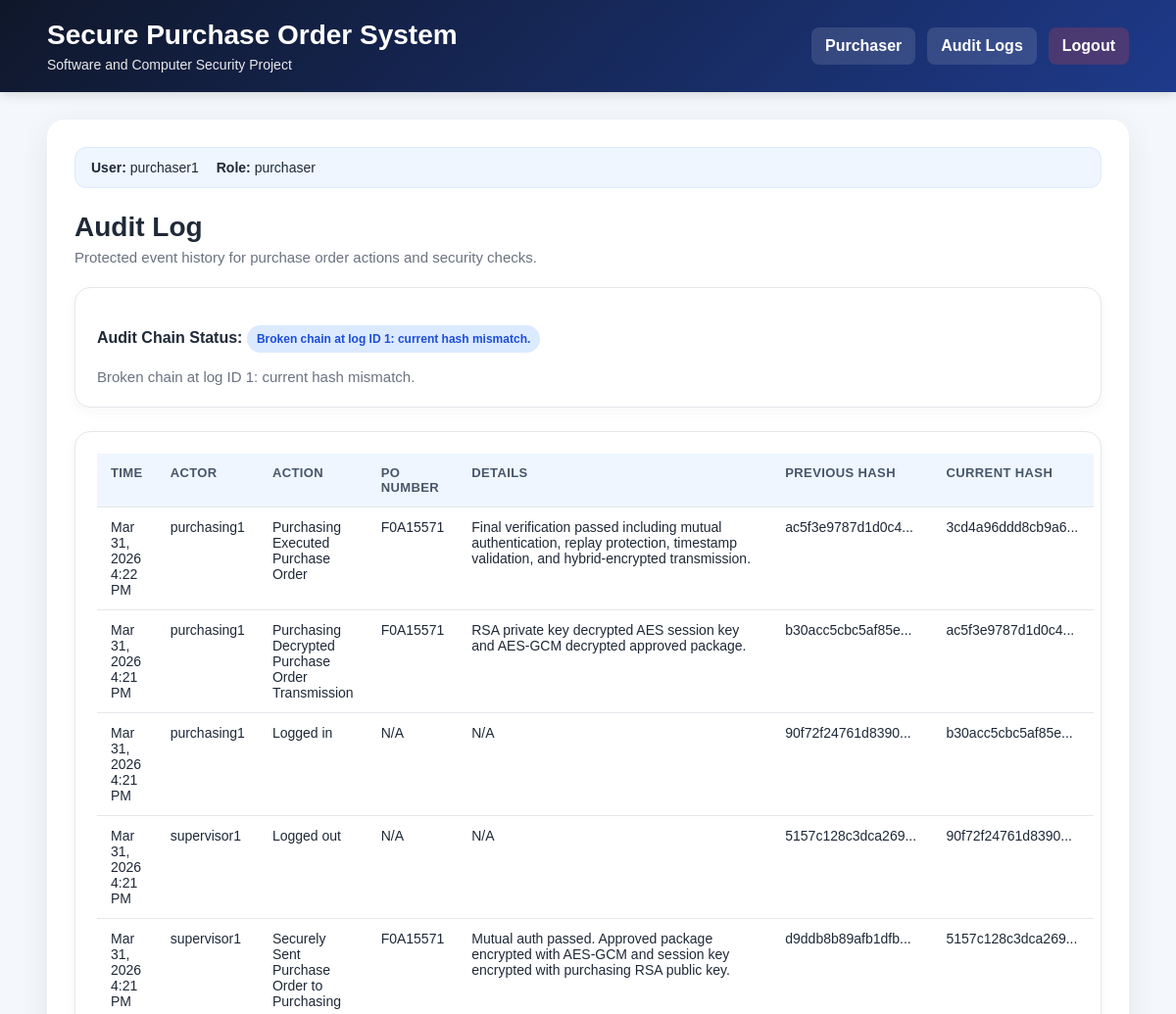
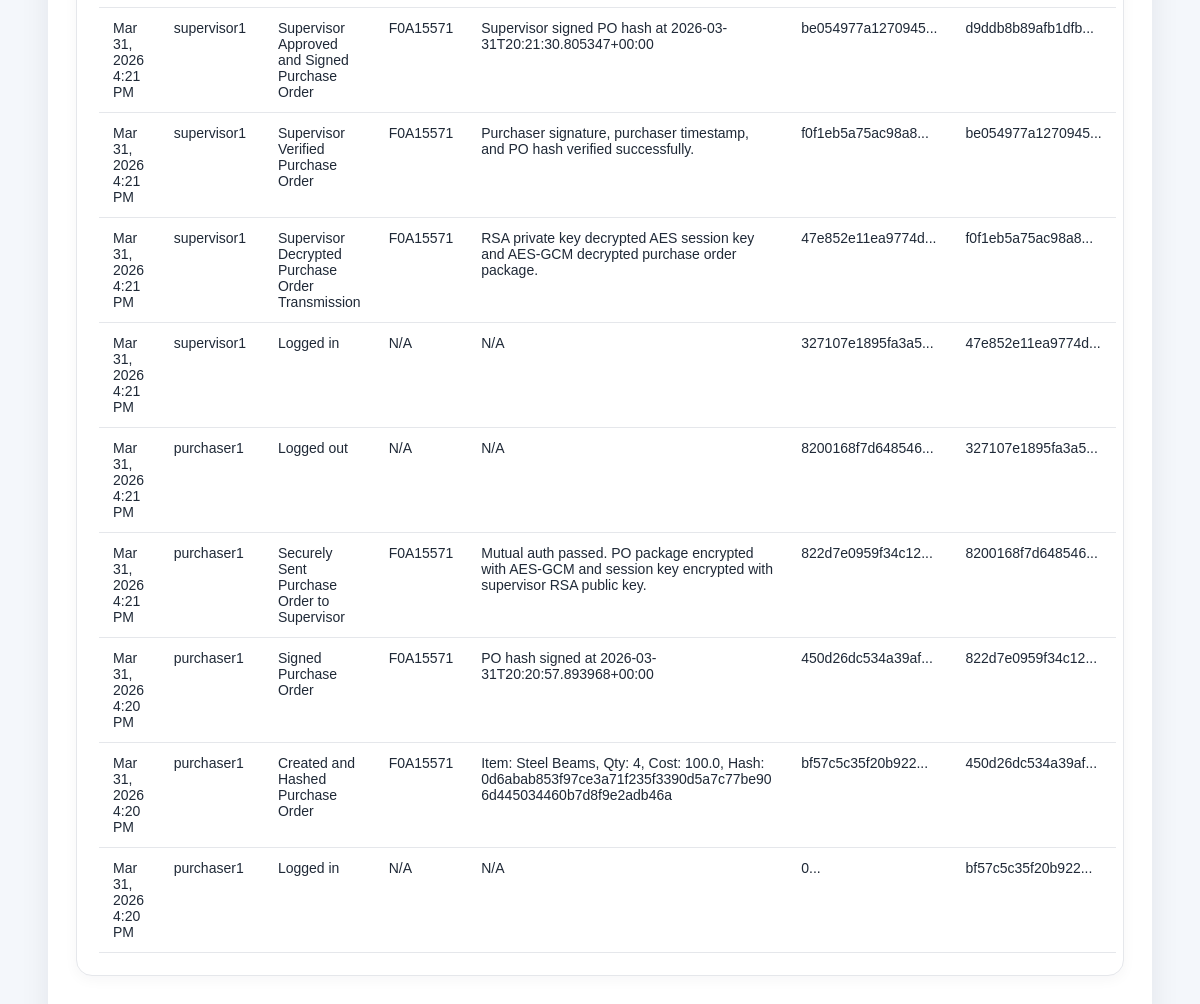
The app's page /audit (signed in) with its own data (2 pictures, top to bottom).
### models.py (models this page shows)
class AuditLog(db.Model):
    __tablename__ = "audit_logs"
    id = db.Column(db.Integer, primary_key=True)
    po_number = db.Column(db.String(100), nullable=True)
    actor = db.Column(db.String(80), nullable=False)
    action = db.Column(db.String(255), nullable=False)
    timestamp = db.Column(db.DateTime, default=datetime.utcnow)
    details = db.Column(db.Text, nullable=True)
    previous_hash = db.Column(db.String(64), nullable=True)
    current_hash = db.Column(db.String(64), nullable=True)

### app.py (the view)
@app.route("/audit")
@login_required()
def audit_logs():
    logs = AuditLog.query.order_by(AuditLog.timestamp.desc()).all()
    chain_valid, chain_message = verify_audit_chain()
    return render_template("audit.html", logs=logs, chain_valid=chain_valid, chain_message=chain_message)

### app.py (called while the page is built)
def verify_audit_chain():
    logs = AuditLog.query.order_by(AuditLog.id.asc()).all()
    previous_hash = "0"
    for log in logs:
        log_string = f"{log.actor}|{log.action}|{log.po_number}|{log.details}|{log.timestamp.isoformat()}|{previous_hash}"
        recomputed = hashlib.sha256(log_string.encode("utf-8")).hexdigest()
        if log.previous_hash != previous_hash:
            return False, f"Broken chain at log ID {log.id}: previous hash mismatch."
        if log.current_hash != recomputed:
            return False, f"Broken chain at log ID {log.id}: current hash mismatch."
        previous_hash = log.current_hash
    return True, "Audit chain verified successfully."

def login_required(role=None):
    def decorator(f):
        @wraps(f)
        def wrapped(*args, **kwargs):
            if "username" not in session:
                flash("Please log in first.")
                return redirect(url_for("login"))
            if role and session.get("role") != role:
                flash("Access denied.")
                return redirect(url_for("login"))
            return f(*args, **kwargs)
        return wrapped
    return decorator

def format_local_timestamp(value):
    if not value:
        return "N/A"
    dt = value
    if isinstance(value, str):
        try:
            dt = datetime.fromisoformat(value)
        except ValueError:
            return value
    if dt.tzinfo is None:
        dt = dt.replace(tzinfo=UTC)
    local_dt = dt.astimezone(LOCAL_TZ)
    month = local_dt.strftime("%b")
    day = local_dt.day
    year = local_dt.year
    hour = local_dt.strftime("%I").lstrip("0") or "0"
    minute = local_dt.strftime("%M")
    ampm = local_dt.strftime("%p")
    return f"{month} {day}, {year} {hour}:{minute} {ampm}"

### templates/audit.html
{% extends "base.html" %}
{% block content %}
<div class="page-header">
    <div>
        <h2>Audit Log</h2>
        <p class="subtitle">Protected event history for purchase order actions and security checks.</p>
    </div>
</div>
<div class="panel">
    <p>
        <strong>Audit Chain Status:</strong>
        {% if chain_valid %}
            <span class="status-badge">Valid</span>
        {% else %}
            <span class="status-badge">{{ chain_message }}</span>
        {% endif %}
    </p>
    <p class="subtitle">{{ chain_message }}</p>
</div>
<div class="panel">
    <table class="styled-table">
        <thead>
            <tr>
                <th>Time</th>
                <th>Actor</th>
                <th>Action</th>
                <th>PO Number</th>
                <th>Details</th>
                <th>Previous Hash</th>
                <th>Current Hash</th>
            </tr>
        </thead>
        <tbody>
            {% for log in logs %}
            <tr>
                <td>{{ log.timestamp | localdt }}</td>
                <td>{{ log.actor }}</td>
                <td>{{ log.action }}</td>
                <td>{{ log.po_number if log.po_number else "N/A" }}</td>
                <td class="details-cell">{{ log.details if log.details else "N/A" }}</td>
                <td class="details-cell">{{ log.previous_hash[:16] ~ "..." if log.previous_hash else "N/A" }}</td>
                <td class="details-cell">{{ log.current_hash[:16] ~ "..." if log.current_hash else "N/A" }}</td>
            </tr>
            {% endfor %}
        </tbody>
    </table>
</div>
{% endblock %}

### templates/base.html (shortened to what this page needs)
<!DOCTYPE html>
<html lang="en">
<head>
    <link rel="stylesheet" href="{{ url_for('static', filename='style.css') }}">
</head>
<body>
    <header class="topbar">
        <div class="topbar-inner">
            <div class="brand">
                <h1>Secure Purchase Order System</h1>
                <p>Software and Computer Security Project</p>
            </div>
            {% if session.username %}
            <nav class="nav-links">
                {% if session.role == "purchaser" %}
                    <a href="{{ url_for('purchaser_dashboard') }}">Purchaser</a>
                {% elif session.role == "supervisor" %}
                    <a href="{{ url_for('supervisor_dashboard') }}">Supervisor</a>
                {% elif session.role == "purchasing" %}
                    <a href="{{ url_for('purchasing_dashboard') }}">Purchasing</a>
                {% endif %}
                <a href="{{ url_for('audit_logs') }}">Audit Logs</a>
                <a href="{{ url_for('logout') }}" class="logout-link">Logout</a>
            </nav>
            {% endif %}
        </div>
    </header>
    <main class="page-shell">
        <section class="page-card">
            {% if session.username %}
                <div class="session-bar">
                    <span><strong>User:</strong> {{ session.username }}</span>
                    <span><strong>Role:</strong> {{ session.role }}</span>
                </div>
            {% endif %}
            {% block content %}{% endblock %}
        </section>
    </main>
</body>
</html>

### static/style.css (style rules this page uses)
* { box-sizing: border-box; }
body { margin: 0; font-family: Arial, Helvetica, sans-serif; background: #f4f7fb; color: #1f2937; }
.topbar { background: linear-gradient(135deg, #0f172a, #1e3a8a); color: white; padding: 20px 0; box-shadow: 0 2px 12px rgba(0, 0, 0, 0.15); }
.topbar-inner { width: 92%; max-width: 1400px; margin: 0 auto; display: flex; justify-content: space-between; align-items: center; gap: 20px; flex-wrap: wrap; }
.brand h1 { margin: 0; font-size: 28px; }
.brand p { margin: 6px 0 0; opacity: 0.9; font-size: 14px; }
.nav-links { display: flex; gap: 12px; flex-wrap: wrap; }
.nav-links a { color: white; text-decoration: none; padding: 10px 14px; border-radius: 8px; background: rgba(255, 255, 255, 0.12); transition: 0.2s ease; font-weight: 600; }
.logout-link { background: rgba(239, 68, 68, 0.22) !important; }
.page-shell { width: 92%; max-width: 1400px; margin: 28px auto; }
.page-card { background: white; border-radius: 18px; padding: 28px; box-shadow: 0 8px 30px rgba(15, 23, 42, 0.08); }
.page-header { display: flex; justify-content: space-between; align-items: center; margin-bottom: 22px; }
.page-header h2 { margin: 0 0 6px; font-size: 28px; }
.subtitle { margin: 0; color: #6b7280; font-size: 15px; }
.session-bar { display: flex; gap: 18px; flex-wrap: wrap; padding: 12px 16px; background: #eff6ff; border: 1px solid #dbeafe; border-radius: 12px; margin-bottom: 24px; font-size: 14px; }
.panel { background: #ffffff; border: 1px solid #e5e7eb; border-radius: 16px; padding: 22px; margin-bottom: 24px; box-shadow: 0 4px 14px rgba(15, 23, 42, 0.04); }
.styled-table { width: 100%; border-collapse: collapse; font-size: 14px; }
.styled-table thead { background: #eff6ff; }
.styled-table th, .styled-table td { border-bottom: 1px solid #e5e7eb; padding: 12px 14px; text-align: left; vertical-align: top; }
.styled-table th { font-size: 13px; text-transform: uppercase; color: #475569; letter-spacing: 0.03em; }
.status-badge { display: inline-block; padding: 7px 10px; border-radius: 999px; background: #dbeafe; color: #1d4ed8; font-weight: 700; font-size: 12px; line-height: 1.2; }
.details-cell { max-width: 320px; word-wrap: break-word; }

### records on screen
AuditLog: timestamp|localdt "Mar 31, 2026 4:22 PM", actor "purchasing1", action "Purchasing Executed Purchase Order", po_number "F0A15571", details "Final verification passed including mutual authentication, replay protection, timestamp validation, and hybrid-encrypted transmission.", previous_hash "ac5f3e9787d1d0c4...", current_hash "3cd4a96ddd8cb9a6..."
AuditLog: timestamp|localdt "Mar 31, 2026 4:21 PM", actor "purchasing1", action "Purchasing Decrypted Purchase Order Transmission", po_number "F0A15571", details "RSA private key decrypted AES session key and AES-GCM decrypted approved package.", previous_hash "b30acc5cbc5af85e...", current_hash "ac5f3e9787d1d0c4..."
AuditLog: timestamp|localdt "Mar 31, 2026 4:21 PM", actor "purchasing1", action "Logged in", po_number "N/A", details "N/A", previous_hash "90f72f24761d8390...", current_hash "b30acc5cbc5af85e..."
AuditLog: timestamp|localdt "Mar 31, 2026 4:21 PM", actor "supervisor1", action "Logged out", po_number "N/A", details "N/A", previous_hash "5157c128c3dca269...", current_hash "90f72f24761d8390..."
AuditLog: timestamp|localdt "Mar 31, 2026 4:21 PM", actor "supervisor1", action "Securely Sent Purchase Order to Purchasing", po_number "F0A15571", details "Mutual auth passed. Approved package encrypted with AES-GCM and session key encrypted with purchasing RSA public key.", previous_hash "d9ddb8b89afb1dfb...", current_hash "5157c128c3dca269..."
AuditLog: timestamp|localdt "Mar 31, 2026 4:21 PM", actor "supervisor1", action "Supervisor Approved and Signed Purchase Order", po_number "F0A15571", details "Supervisor signed PO hash at 2026-03-31T20:21:30.805347+00:00", previous_hash "be054977a1270945...", current_hash "d9ddb8b89afb1dfb..."
AuditLog: timestamp|localdt "Mar 31, 2026 4:21 PM", actor "supervisor1", action "Supervisor Verified Purchase Order", po_number "F0A15571", details "Purchaser signature, purchaser timestamp, and PO hash verified successfully.", previous_hash "f0f1eb5a75ac98a8...", current_hash "be054977a1270945..."
AuditLog: timestamp|localdt "Mar 31, 2026 4:21 PM", actor "supervisor1", action "Supervisor Decrypted Purchase Order Transmission", po_number "F0A15571", details "RSA private key decrypted AES session key and AES-GCM decrypted purchase order package.", previous_hash "47e852e11ea9774d...", current_hash "f0f1eb5a75ac98a8..."
AuditLog: timestamp|localdt "Mar 31, 2026 4:21 PM", actor "supervisor1", action "Logged in", po_number "N/A", details "N/A", previous_hash "327107e1895fa3a5...", current_hash "47e852e11ea9774d..."
AuditLog: timestamp|localdt "Mar 31, 2026 4:21 PM", actor "purchaser1", action "Logged out", po_number "N/A", details "N/A", previous_hash "8200168f7d648546...", current_hash "327107e1895fa3a5..."
AuditLog: timestamp|localdt "Mar 31, 2026 4:21 PM", actor "purchaser1", action "Securely Sent Purchase Order to Supervisor", po_number "F0A15571", details "Mutual auth passed. PO package encrypted with AES-GCM and session key encrypted with supervisor RSA public key.", previous_hash "822d7e0959f34c12...", current_hash "8200168f7d648546..."
AuditLog: timestamp|localdt "Mar 31, 2026 4:20 PM", actor "purchaser1", action "Signed Purchase Order", po_number "F0A15571", details "PO hash signed at 2026-03-31T20:20:57.893968+00:00", previous_hash "450d26dc534a39af...", current_hash "822d7e0959f34c12..."
AuditLog: timestamp|localdt "Mar 31, 2026 4:20 PM", actor "purchaser1", action "Created and Hashed Purchase Order", po_number "F0A15571", details "Item: Steel Beams, Qty: 4, Cost: 100.0, Hash: 0d6abab853f97ce3a71f235f3390d5a7c77be906d445034460b7d8f9e2adb46a", previous_hash "bf57c5c35f20b922...", current_hash "450d26dc534a39af..."
AuditLog: timestamp|localdt "Mar 31, 2026 4:20 PM", actor "purchaser1", action "Logged in", po_number "N/A", details "N/A", previous_hash "0...", current_hash "bf57c5c35f20b922..."

### other values on screen
{{ session.username }} "purchaser1"
{{ session.role }} "purchaser"
{{ chain_message }} "Broken chain at log ID 1: current hash mismatch."
